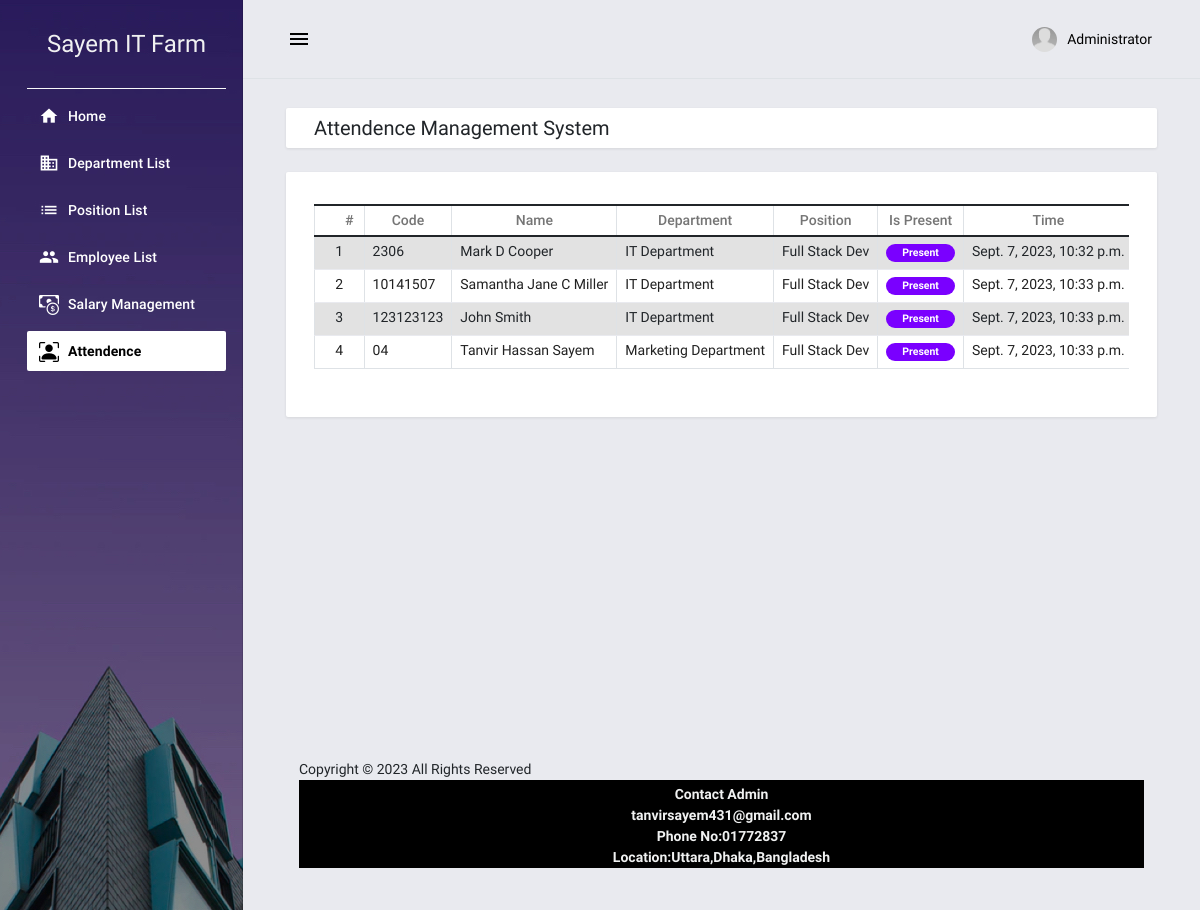
Before: /attendence (signed in) with the older database file.
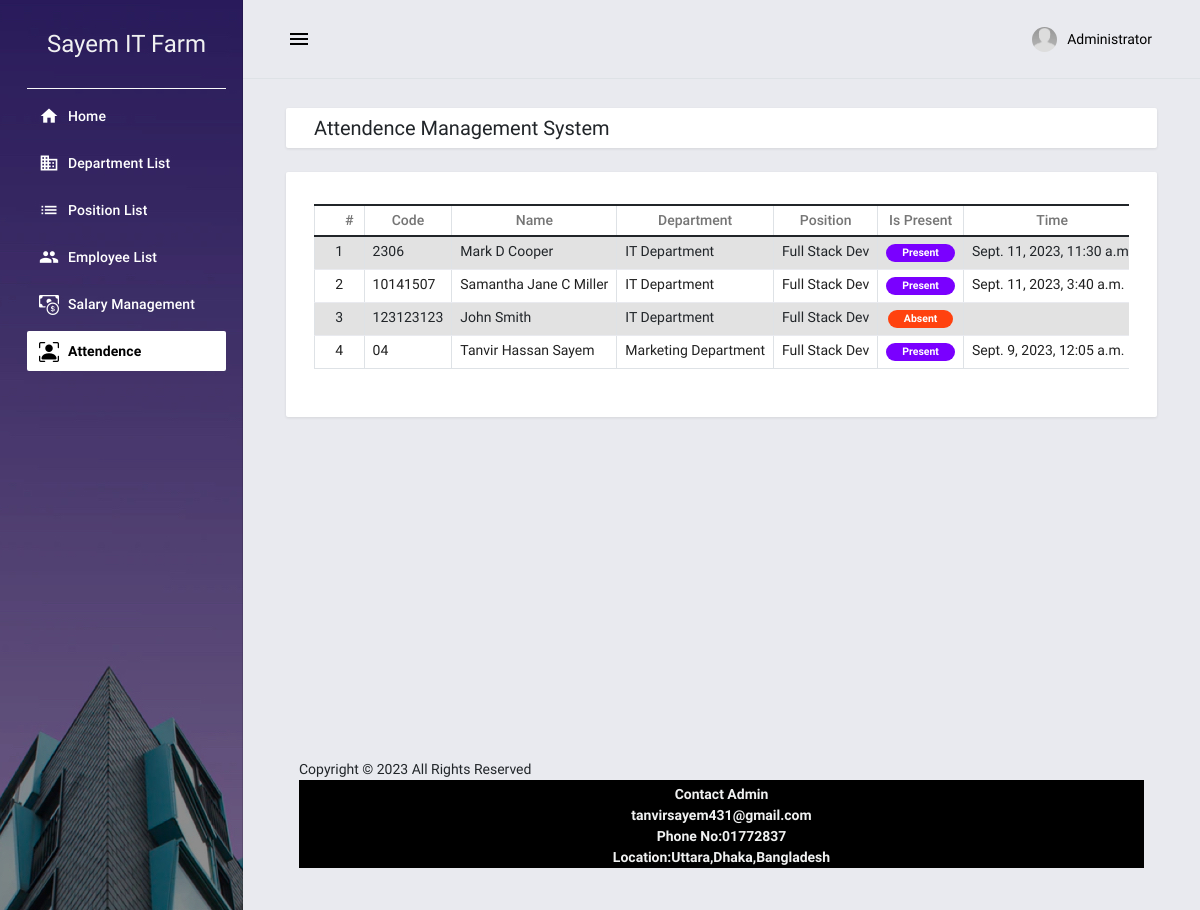
After: the same page with the newer database file.
### employee_information/models.py (models this page shows, shortened)
class Employees(models.Model):
    code = models.CharField(max_length=100,blank=True)
    firstname = models.TextField()
    middlename = models.TextField(blank=True,null= True)
    lastname = models.TextField()
    gender = models.TextField(blank=True,null= True)
    dob = models.DateField(blank=True,null= True)
    contact = models.TextField()
    address = models.TextField()
    email = models.TextField()
    department_id = models.ForeignKey(Department, on_delete=models.CASCADE)
    position_id = models.ForeignKey(Position, on_delete=models.CASCADE)
    date_hired = models.DateField()
    salary = models.FloatField(default=0)
    status = models.IntegerField()
    date_added = models.DateTimeField(default=timezone.now)
    date_updated = models.DateTimeField(auto_now=True)

class Department(models.Model):
    name = models.TextField()
    description = models.TextField()
    status = models.IntegerField()
    date_added = models.DateTimeField(default=timezone.now)
    date_updated = models.DateTimeField(auto_now=True)
    def __str__(self):
        return self.name

class Position(models.Model):
    name = models.TextField()
    description = models.TextField()
    status = models.IntegerField()
    date_added = models.DateTimeField(default=timezone.now)
    date_updated = models.DateTimeField(auto_now=True)
    def __str__(self):
        return self.name

### employee_information/views.py (the view)
# urls.py: path('attendence', views.attendence, name="attendence"),
@login_required
def attendence(request):
    employee_list = Employees.objects.all()
    context = {
        'page_title':'Employees',
        'employees':employee_list,
    }
    return render(request, 'employee_information/Attendance.html',context)

### employee_information/templates/employee_information/Attendance.html (shortened to what this page needs)
{% extends "employee_information/base.html" %} {% block pageContent %}
<div class="mdc-layout-grid__cell stretch-card mdc-layout-grid__cell--span-12">
  <div class="mdc-card py-2">
    <div class="d-flex justify-content-between align-items-center">
      <h4 class="card-title mb-0">Attendence Management System</h4>
    </div>
  </div>
</div>
<div class="mdc-layout-grid__cell stretch-card mdc-layout-grid__cell--span-12">
  <div class="mdc-card">
    <div class="table-responsive">
      <table class="table table-striped table-bordered">
        <colgroup>
          <col width="5%" />
          <col width="15%" />
          <col width="20%" />
          <col width="20%" />
          <col width="20%" />
          <col width="10%" />
          <col width="10%" />
        </colgroup>
        <thead>
          <tr>
            <th class="text-center py-1">#</th>
            <th class="text-center py-1">Code</th>
            <th class="text-center py-1">Name</th>
            <th class="text-center py-1">Department</th>
            <th class="text-center py-1">Position</th>
            <th class="text-center py-1">Is Present</th>
            <th class="text-center py-1">Time</th>
          </tr>
        </thead>
        <tbody>
          {% for employee in employees %}
          <tr>
            <td class="px-2 py-1 text-center">{{ employee.id }}</td>
            <td class="px-2 py-1 text-start">{{ employee.code }}</td>
            <td class="px-2 py-1 text-start">
              {{ employee.firstname }} {{ employee.middlename }} {{ employee.lastname }}
            </td>
            <td class="px-2 py-1 text-start">{{ employee.department_id }}</td>
            <td class="px-2 py-1 text-start">{{ employee.position_id }}</td>
            <td class="px-2 py-1 text-center">
              {% if employee.status == 1 %}
              <span class="badge bg-primary rounded-pill px-3">Present</span>
              {% else %}
              <span class="badge bg-secondary rounded-pill px-3">Absent</span>
              {% endif %}
            </td>
            <td class="px-2 py-1 text-start">
              {% if employee.status == 1 %}
              {{ employee.date_updated }}
              {% endif %}
            </td>
          </tr>
          {% endfor %}
        </tbody>
      </table>
    </div>
  </div>
</div>
{% endblock pageContent %}

### employee_information/templates/employee_information/base.html (shortened to what this page needs)
{% load static %}
<!DOCTYPE html>
<html lang="en">
<head>
    <link rel="stylesheet" href="{% static 'employee_information/assets/default/css/style.css' %}">
    <link rel="stylesheet" href="{% static 'employee_information/assets/bootstrap/css/bootstrap.min.css' %}">
    <link rel="stylesheet" href="{% static 'employee_information/assets/material-admin/vendors/mdi/css/materialdesignicons.min.css' %}">
    <link rel="stylesheet" href="{% static 'employee_information/assets/material-admin/vendors/css/vendor.bundle.base.css' %}">
    <link rel="stylesheet" href="{% static 'employee_information/assets/material-admin/vendors/flag-icon-css/css/flag-icon.min.css' %}">
    <link rel="stylesheet" href="{% static 'employee_information/assets/material-admin/vendors/jvectormap/jquery-jvectormap.css' %}">
     <script src="https://cdn.tailwindcss.com"></script>
     <link href="https://cdn.jsdelivr.net/npm/tailwindcss@2.2.19/dist/tailwind.min.css" rel="stylesheet">
    <link rel="stylesheet" href="https://cdn.jsdelivr.net/npm/bootstrap-icons@1.7.2/font/bootstrap-icons.css">
    <link rel="stylesheet" href="{% static 'employee_information/assets/material-admin/css/demo/style.css' %}">
</head>
<body>
    <div class="body-wrapper">
        {% block navigation %} {% include "employee_information/navigation.html" %} {% endblock navigation %}
        <div class="main-wrapper mdc-drawer-app-content">
            {% block TopNavigation %} {% include "employee_information/TopNavigation.html" %} {% endblock TopNavigation %}
            <div class="page-wrapper mdc-toolbar-fixed-adjust">
                <main class="content-wrapper">
                    <div class="mdc-layout-grid">
                        <div class="mdc-layout-grid__inner">
                            {% block pageContent %} {% endblock pageContent %}
                        </div>
                    </div>
                </main>
                <footer>
                    <div class="mdc-layout-grid">
                        <div class="mdc-layout-grid">
                            <div class="mdc-layout-grid__cell stretch-card mdc-layout-grid__cell--span-6-desktop">
                                <span class="text-center text-sm-left d-block  tx-14">Copyright © <a href="https://www.sourcecodester.com/users/tips23" target="_blank"></a> {% now 'Y' %} All Rights Reserved</span>
                            </div>
                            <div class="mdc-layout-grid__cell stretch-card mdc-layout-grid__cell--span-6-desktop  justify-content-center bg-black text-light">
                                <span class="float-none float-sm-right  mt-1 mt-sm-0 text-center font-weight-bold tx-14">Contact Admin <br> tanvirsayem431@gmail.com <br> Phone No:01772837 <br> Location:Uttara,Dhaka,Bangladesh</span>
                        </div>
                    </div>
                </footer>
            </div>
        </div>
    </div>
</body>
</html>

### employee_information/templates/employee_information/navigation.html
{% load static %}
<aside class="mdc-drawer mdc-drawer--dismissible mdc-drawer--open">
    <div class="mdc-drawer__header border-bottom border-light">
        <a href="{% url 'home-page' %}" class="brand-logo">
            <h1 class="text-center text-light text-2xl">Sayem IT Farm</h1>
        </a>
    </div>
    <div class="mdc-drawer__content">
        <div class="mdc-list-group">
            <nav class="mdc-list mdc-drawer-menu">
                <div class="mdc-list-item mdc-drawer-item">
                    <a class="mdc-drawer-link" href="{% url 'home-page' %}">
                        <i class="material-icons mdc-list-item__start-detail mdc-drawer-item-icon" aria-hidden="true">home</i> Home
                    </a>
                </div>
                <div class="mdc-list-item mdc-drawer-item">
                    <a class="mdc-drawer-link" href="{% url 'department-page' %}">
                        <i class="material-icons mdc-list-item__start-detail mdc-drawer-item-icon" aria-hidden="true">business</i> Department List
                    </a>
                </div>
                <div class="mdc-list-item mdc-drawer-item">
                    <a class="mdc-drawer-link" href="{% url 'position-page' %}">
                        <i class="material-icons mdc-list-item__start-detail mdc-drawer-item-icon" aria-hidden="true">list</i> Position List
                    </a>
                </div>
                <div class="mdc-list-item mdc-drawer-item">
                    <a class="mdc-drawer-link" href="{% url 'employee-page' %}">
                        <i class="material-icons mdc-list-item__start-detail mdc-drawer-item-icon" aria-hidden="true">group</i> Employee List
                    </a>
                </div>
                <div class="mdc-list-item mdc-drawer-item">
                    <a class="mdc-drawer-link" href="{% url 'salary' %}">
                        <i class="material-icons mdc-list-item__start-detail mdc-drawer-item-icon bi bi-cash-coin" aria-hidden="true"></i> Salary Management
                    </a>
                </div>
                <div class="mdc-list-item mdc-drawer-item">
                    <a class="mdc-drawer-link" href="{% url 'attendence' %}">
                        <i class="material-icons mdc-list-item__start-detail mdc-drawer-item-icon bi bi-person-bounding-box" aria-hidden="true"></i> Attendence
                    </a>
                </div>
            </nav>
        </div>
    </div>
</aside>

### employee_information/templates/employee_information/topNavigation.html (shortened to what this page needs)
{% load static %}
<header class="mdc-top-app-bar border-bottom shadow">
    <div class="mdc-top-app-bar__row">
        <div class="mdc-top-app-bar__section mdc-top-app-bar__section--align-start">
            <button class="material-icons mdc-top-app-bar__navigation-icon mdc-icon-button sidebar-toggler">menu</button>
        </div>
        <div class="mdc-top-app-bar__section mdc-top-app-bar__section--align-end mdc-top-app-bar__section-right">
            <div class="menu-button-container menu-profile d-none d-md-block">
                <button class="mdc-button mdc-menu-button">
                    <span class="d-flex align-items-center">
                    <span class="figure">
                        <img src="{% static 'employee_information/assets/material-admin/images/faces/ava.jpg' %}" alt="user" class="user">
                    </span>
                    <span class="user-name">{{ user.first_name }}</span>
                    </span>
                </button>
            </div>
        </div>
    </div>
</header>

### static/employee_information/assets/default/css/style.css (style rules this page uses)
html, body { height: 100%; width: 100%; }
.body-wrapper .main-wrapper .page-wrapper .content-wrapper { min-height: calc(100vh - 84px - 62px) !important; }

Changed rows visible on the page:
changed Employees "Mark": date_updated "Sept. 7, 2023, 10:32 p.m." → "Sept. 11, 2023, 11:30…"
changed Employees "Samantha Jane": date_updated "Sept. 7, 2023, 10:33 p.m." → "Sept. 11, 2023, 3:40 a.m."
changed Employees "John": date_updated "Sept. 7, 2023, 10:33 p.m." → (not shown); status "Present" → "Absent"
changed Employees "Tanvir": date_updated "Sept. 7, 2023, 10:33 p.m." → "Sept. 9, 2023, 12:05 a.m."
